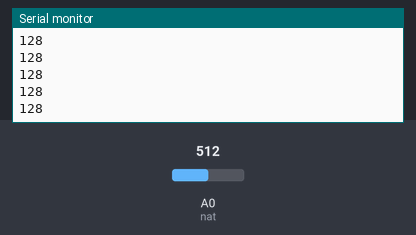
Bench run of a sketch on a simulated Arduino Uno, built with avr-gcc and run on an emulated ATmega328P. Shown: the last lines printed to the serial monitor. The test bench sets the inputs (shaded band); at power-on: A0 (nat) = 512.

Above: at 1.2 s.
1.3 s: A0 (nat) set to 716
At 2.4 s:
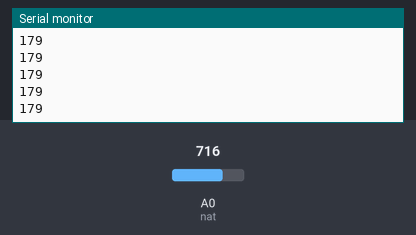
2.8 s: A0 (nat) set to 900
At 3.4 s:
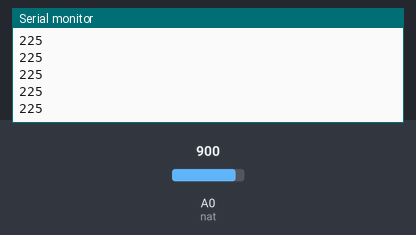
Timing chart, 0 to 5.8 s (numbered marks = the images above; inputs shaded):
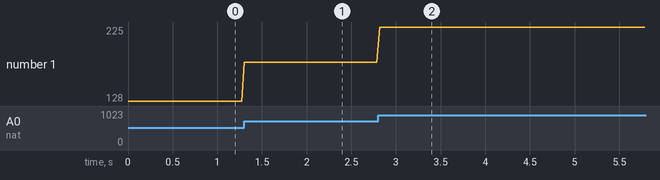

The sketch:

3.1_potentioVoltage.ino
```cpp
int nat = A0;                   //store analog pin A0 to variable nat
void setup() {
  pinMode(nat, INPUT);          //initializing nat in input mode
  Serial.begin(9600);           //initializing serial monitor with 9600 baud
}

void loop() {
  int natIn = analogRead(nat);  //read and store the nat value in natIn
  int natIN = natIn/4;          //compute the value for natIN
  //4 is used as 1024/4 = 256 which is the maximum values to be in analog pins(0 - 1023) and digital pins(0 - 255)
  Serial.println(natIN);        //print out the natIN value in the serial monitor
  delay(30);                    //wait for 30 milliseconds to run the code again
}
```

Measured:
- after the input at 1.3 s, the serial monitor: prints a new line at once (image 1)
- after the input at 2.8 s, the serial monitor: prints a new line at once (image 2)
- plotted number 1: 128 → 179 after the input at 1.3 s, 179 → 225 after the input at 2.8 s
